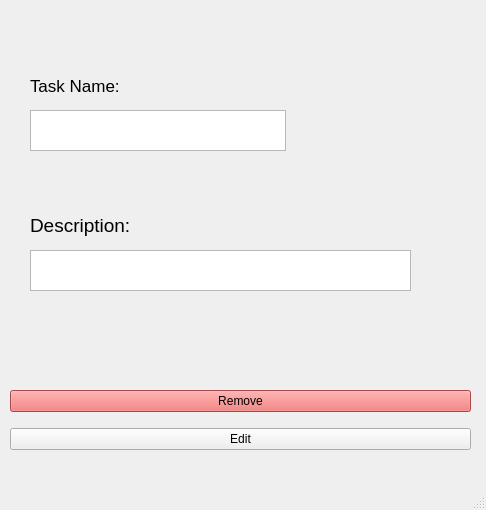
<?xml version="1.0" encoding="UTF-8"?>
<ui version="4.0">
 <class>Change_entry</class>
 <widget class="QMainWindow" name="Change_entry">
  <property name="geometry">
   <rect>
    <x>0</x>
    <y>0</y>
    <width>486</width>
    <height>510</height>
   </rect>
  </property>
  <property name="windowTitle">
   <string>MainWindow</string>
  </property>
  <widget class="QWidget" name="centralwidget">
   <widget class="QWidget" name="verticalLayoutWidget">
    <property name="geometry">
     <rect>
      <x>10</x>
      <y>380</y>
      <width>461</width>
      <height>80</height>
     </rect>
    </property>
    <layout class="QVBoxLayout" name="verticalLayout">
     <item>
      <widget class="QPushButton" name="remove_b">
       <property name="styleSheet">
        <string notr="true">background-color: rgb(235, 99, 99);</string>
       </property>
       <property name="text">
        <string>Remove</string>
       </property>
      </widget>
     </item>
     <item>
      <widget class="QPushButton" name="edit_b">
       <property name="text">
        <string>Edit</string>
       </property>
      </widget>
     </item>
    </layout>
   </widget>
   <widget class="QLabel" name="label">
    <property name="geometry">
     <rect>
      <x>30</x>
      <y>60</y>
      <width>131</width>
      <height>51</height>
     </rect>
    </property>
    <property name="font">
     <font>
      <pointsize>13</pointsize>
     </font>
    </property>
    <property name="text">
     <string>Task Name:</string>
    </property>
   </widget>
   <widget class="QLabel" name="label_2">
    <property name="geometry">
     <rect>
      <x>30</x>
      <y>200</y>
      <width>131</width>
      <height>51</height>
     </rect>
    </property>
    <property name="font">
     <font>
      <pointsize>14</pointsize>
     </font>
    </property>
    <property name="text">
     <string>Description:</string>
    </property>
   </widget>
   <widget class="QTextBrowser" name="l1">
    <property name="geometry">
     <rect>
      <x>30</x>
      <y>110</y>
      <width>256</width>
      <height>41</height>
     </rect>
    </property>
   </widget>
   <widget class="QTextBrowser" name="l2">
    <property name="geometry">
     <rect>
      <x>30</x>
      <y>250</y>
      <width>381</width>
      <height>41</height>
     </rect>
    </property>
   </widget>
  </widget>
  <widget class="QMenuBar" name="menubar">
   <property name="geometry">
    <rect>
     <x>0</x>
     <y>0</y>
     <width>486</width>
     <height>22</height>
    </rect>
   </property>
  </widget>
  <widget class="QStatusBar" name="statusbar"/>
 </widget>
 <resources/>
 <connections/>
</ui>
